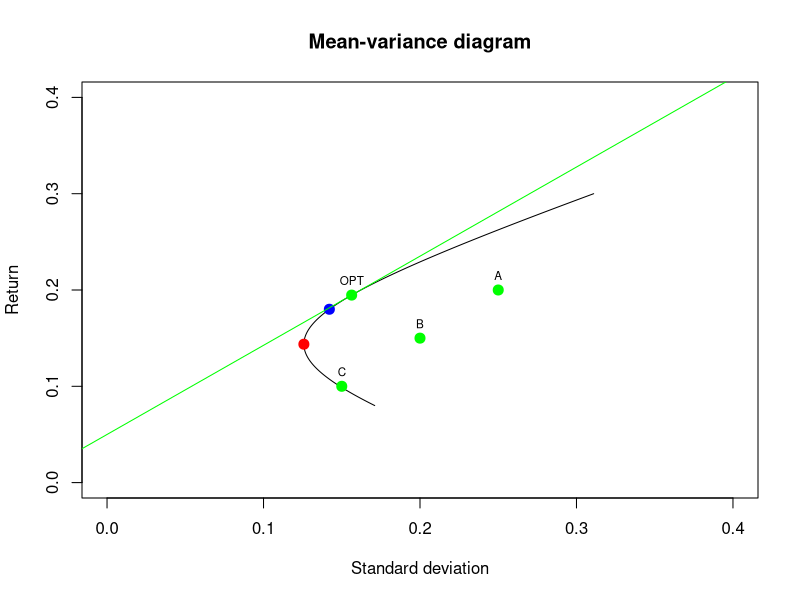

This figure's R source:
## ---- chunk 1
knitr::opts_chunk$set(echo = TRUE)
## ---- chunk 2
var_A <- 0.25**2
var_B <- 0.2**2
var_C <- 0.15**2

cov_AB <- -0.25*0.25*0.2
cov_AC <- 0.3*0.25*0.15
cov_BC <- 0.4*0.2*0.15

covm <- matrix(c(var_A,cov_AB,cov_AC,cov_AB,var_B,cov_BC,cov_AC,cov_BC,var_C),nrow=3,byrow=TRUE)
covm
## ---- chunk 3
# Takes a N-dimensional covariance matrix as parameter (by def. square matrix)
# Solves Lagrangian system of equations. The system is written as block matrix.
# Returns vector of asset weights corresponding to the minimum variance portfolio
solve_min_variance_p <- function(covm) {
  N <- dim(covm)[1]
  top.mat <- cbind(2*covm,rep(1,N))
  bot.vec <- c(rep(1,N),0)
  mat <-rbind(top.mat,bot.vec)
  b <- c(rep(0,N),1)
  z <- solve(mat)%*%b
  return(z[1:N,1])
}

weights_minv <- solve_min_variance_p(covm)
weights_minv
## ---- chunk 4
mu <- c(0.2,0.15,0.1)
r_minv <- mu%*%weights_minv
r_minv

std_minv <- sqrt(t(weights_minv)%*%covm%*%weights_minv)
std_minv
## ---- chunk 5
# Takes 3 parameters:
#   - Target return for the portfolio (mu_t)
#   - Vector of assets expected returns (mu)
#   - N-dimensional covariance matrix as parameter (by def. square matrix)
# Solves Lagrangian system of equations. The system is written as block matrix.
# Returns vector of asset weights corresponding to the efficient portfolio
solve_eff_p <- function(mu_t,mu,covm) {
  N <- dim(covm)[1]
  top.mat <- cbind(2*covm,mu,rep(1,N))
  mid.vec <- c(mu,0,0)
  bot.vec <- c(rep(1,N),0,0)
  mat <-rbind(top.mat,mid.vec,bot.vec)
  b <- c(rep(0,N),mu_t,1)
  z <- solve(mat)%*%b
  return(z[1:N,1])
}

weights_18 <- solve_eff_p(0.18,mu,covm)
weights_18
## ---- chunk 6
r_18 <- mu%*%weights_18
r_18

std_18 <- sqrt(t(weights_18)%*%covm%*%weights_18)
std_18
## ---- chunk 7
# Solving the above system of equations
r_f <- 0.05
weights_onef <- solve(covm)%*%(mu-r_f)
weights_onef_scaled <- weights_onef/sum(weights_onef)
t(weights_onef_scaled)

r_onef <- mu%*%weights_onef_scaled
r_onef

std_onef <- sqrt(t(weights_onef_scaled)%*%covm%*%weights_onef_scaled)
std_onef
## ---- chunk 8
# Solving the efficient portfolio for returns 0.08 ... 0.3
# i.e. forming the portfolio curve and efficient frontier
min_r <- 0.08; max_r <- 0.3
tmp <- numeric((max_r-min_r)*1000)
eff_frontier <- data.frame(tmp,tmp)
colnames(eff_frontier) <- c("Return", "Std")
i <- 1
for (r in seq(min_r,max_r,0.001)) {
  w <- solve_eff_p(r,mu,covm)
  std <- sqrt(t(w)%*%covm%*%w)
  eff_frontier[i,1] <- r
  eff_frontier[i,2] <- std
  i <- i + 1
}
## ---- chunk 9
plot(eff_frontier$Std,eff_frontier$Return,type="l",main="Mean-variance diagram",
     xlab="Standard deviation",ylab="Return",xlim=c(0,0.4),ylim=c(0,0.4))

lines(std_minv,r_minv,type="p",pch=20,col="red",cex=2) # Minimum variance
lines(std_18,r_18,type="p",pch=20,col="blue",cex=2) # Efficient portfolio for 18% target return

# Assets
lines(0.25,0.2,type="p",pch=20,col="green",cex=2) # A
lines(0.2,0.15,type="p",pch=20,col="green",cex=2) # B
lines(0.15,0.1,type="p",pch=20,col="green",cex=2) # C

# One-fund optimal portfolio
lines(std_onef,r_onef,type="p",pch=20,col="green",cex=2) # C

text(c(0.25,0.2,0.15,std_onef),c(0.2,0.15,0.1,r_onef),labels=c("A","B","C","OPT"),cex=0.7,pos=3)

abline(a=r_f,b=(r_onef-r_f)/std_onef,col="green")
